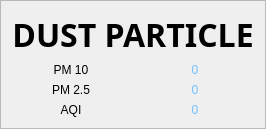
              <widget class="QFrame" name="frame5">
               <property name="frameShape">
                <enum>QFrame::StyledPanel</enum>
               </property>
               <property name="frameShadow">
                <enum>QFrame::Raised</enum>
               </property>
               <layout class="QGridLayout" name="gridLayout_4">
                <item row="3" column="1">
                 <widget class="QLabel" name="AQI">
                  <property name="styleSheet">
                   <string notr="true">color: rgb(242, 48, 106);
color: rgb(117, 191, 255);</string>
                  </property>
                  <property name="text">
                   <string>0</string>
                  </property>
                  <property name="alignment">
                   <set>Qt::AlignCenter</set>
                  </property>
                 </widget>
                </item>
                <item row="3" column="0">
                 <widget class="QLabel" name="t_aqi">
                  <property name="text">
                   <string>AQI</string>
                  </property>
                  <property name="alignment">
                   <set>Qt::AlignCenter</set>
                  </property>
                 </widget>
                </item>
                <item row="1" column="1">
                 <widget class="QLabel" name="PM10">
                  <property name="styleSheet">
                   <string notr="true">color: rgb(242, 48, 106);
color: rgb(117, 191, 255);</string>
                  </property>
                  <property name="text">
                   <string>0</string>
                  </property>
                  <property name="alignment">
                   <set>Qt::AlignCenter</set>
                  </property>
                 </widget>
                </item>
                <item row="2" column="1">
                 <widget class="QLabel" name="PM25">
                  <property name="styleSheet">
                   <string notr="true">color: rgb(242, 48, 106);
color: rgb(117, 191, 255);</string>
                  </property>
                  <property name="text">
                   <string>0</string>
                  </property>
                  <property name="alignment">
                   <set>Qt::AlignCenter</set>
                  </property>
                 </widget>
                </item>
                <item row="2" column="0">
                 <widget class="QLabel" name="t_pm25">
                  <property name="text">
                   <string>PM 2.5</string>
                  </property>
                  <property name="alignment">
                   <set>Qt::AlignCenter</set>
                  </property>
                 </widget>
                </item>
                <item row="0" column="0" colspan="2">
                 <widget class="QLabel" name="t_parti">
                  <property name="minimumSize">
                   <size>
                    <width>100</width>
                    <height>30</height>
                   </size>
                  </property>
                  <property name="font">
                   <font>
                    <family>Apple SD Gothic Neo</family>
                    <pointsize>24</pointsize>
                    <weight>99</weight>
                    <italic>false</italic>
                    <bold>true</bold>
                   </font>
                  </property>
                  <property name="styleSheet">
                   <string notr="true">font: 800 24pt &quot;Apple SD Gothic Neo&quot;;
alternate-background-color: rgba(255, 255, 255, 100);
border-radius: 10px;
</string>
                  </property>
                  <property name="text">
                   <string>DUST PARTICLE</string>
                  </property>
                  <property name="alignment">
                   <set>Qt::AlignCenter</set>
                  </property>
                 </widget>
                </item>
                <item row="1" column="0">
                 <widget class="QLabel" name="t_pm10">
                  <property name="text">
                   <string>PM 10</string>
                  </property>
                  <property name="alignment">
                   <set>Qt::AlignCenter</set>
                  </property>
                 </widget>
                </item>
               </layout>
              </widget>
